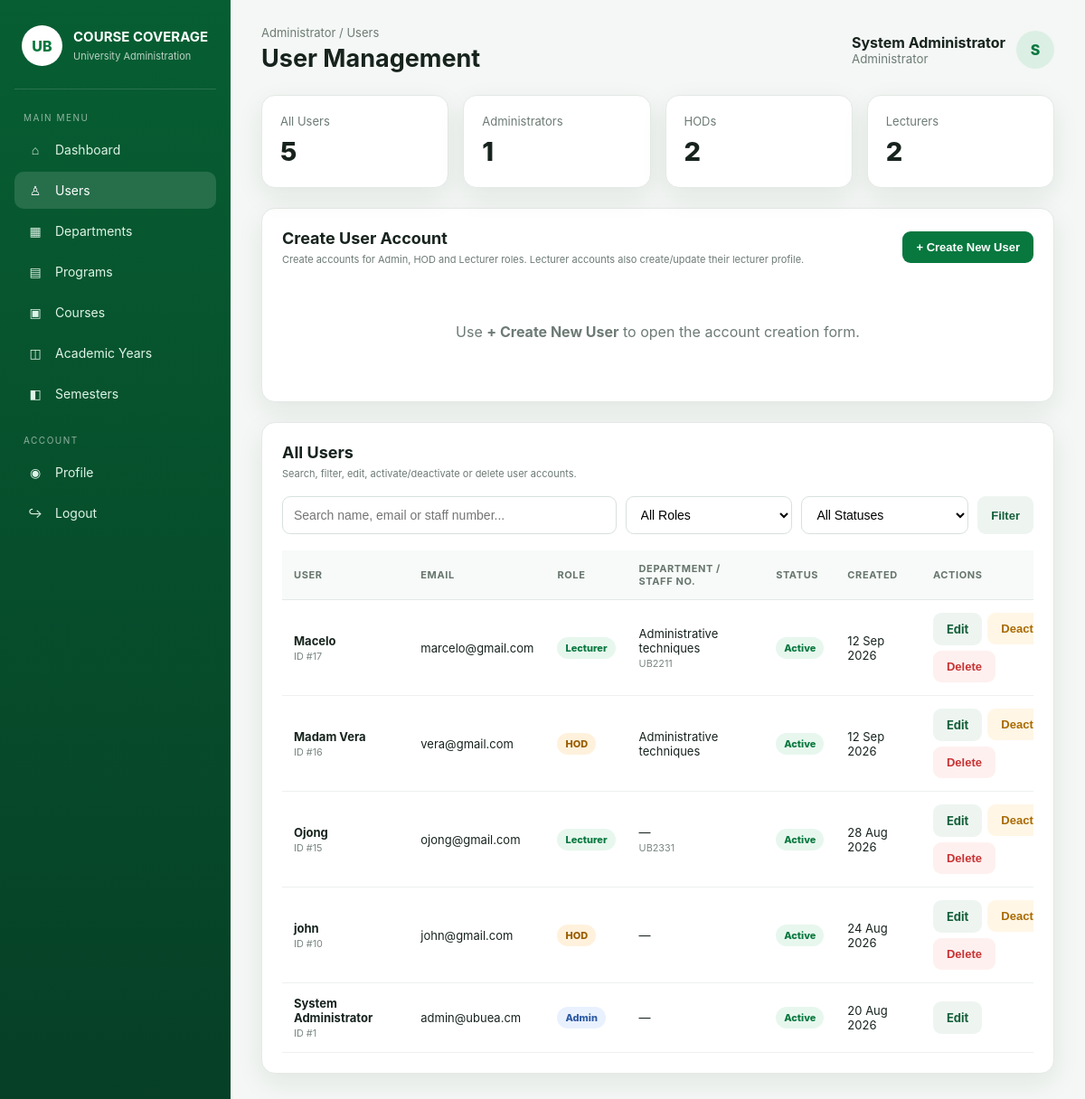
/course/hod/users.php (signed in), run on an earlier commit of the app's database.
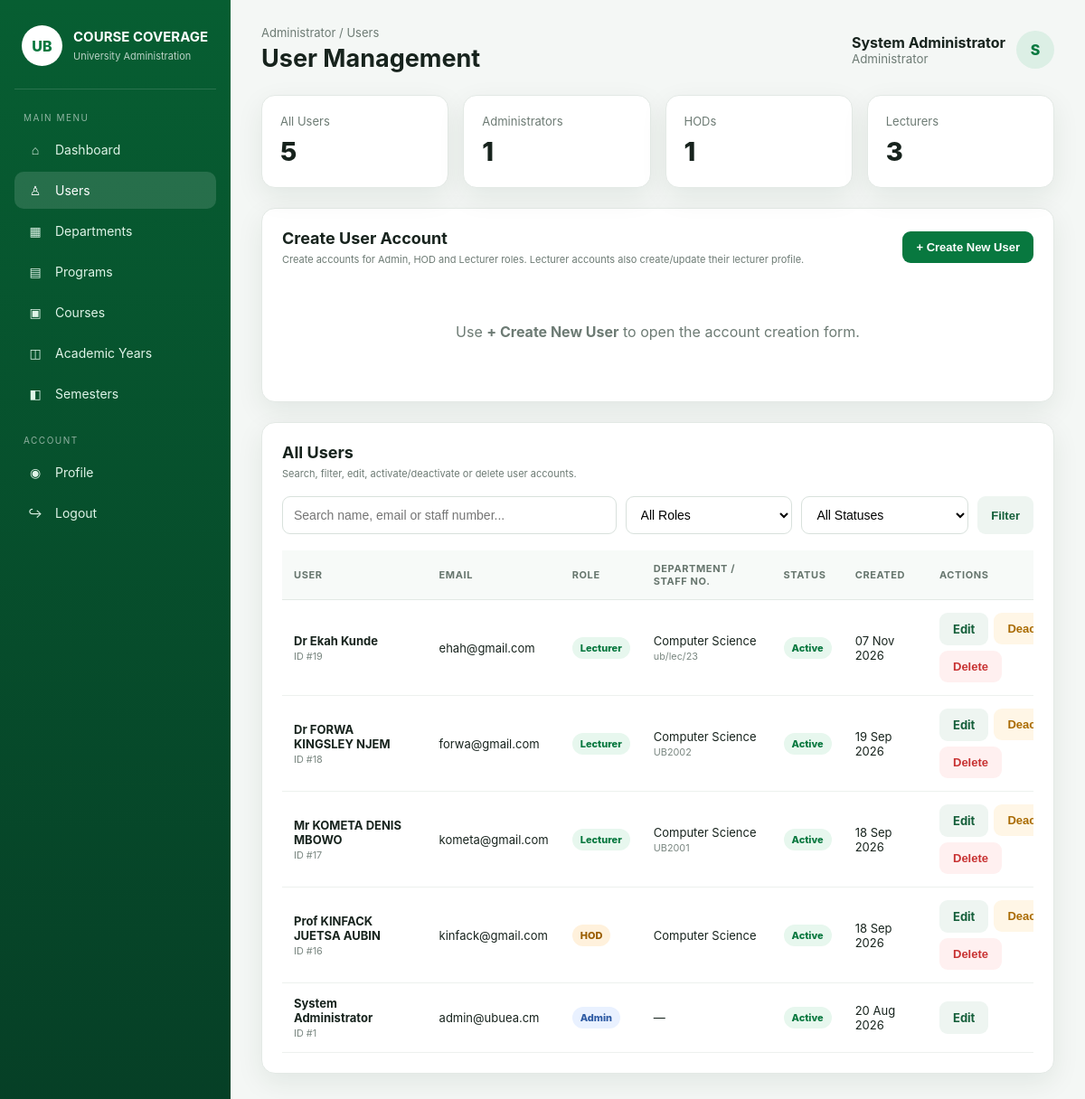
And on a later commit of the database.
### tables this page shows
CREATE TABLE `users` (
  `user_id` int(200) NOT NULL,
  `full_name` varchar(100) NOT NULL,
  `email` varchar(100) NOT NULL,
  `password` varchar(255) NOT NULL,
  `role_id` int(11) NOT NULL,
  `department_id` int(11) DEFAULT NULL,
  `status` varchar(20) NOT NULL,
  `created_at` datetime NOT NULL
);

CREATE TABLE `roles` (
  `role_id` int(11) NOT NULL,
  `role_name` varchar(20) NOT NULL
);

CREATE TABLE `departments` (
  `department_id` int(11) NOT NULL,
  `department_name` varchar(200) NOT NULL,
  `description` text NOT NULL
);

CREATE TABLE `lecturers` (
  `lecturer_id` int(11) NOT NULL,
  `staff_no` varchar(30) NOT NULL,
  `full_name` varchar(100) NOT NULL,
  `email` varchar(100) NOT NULL,
  `department_id` int(11) NOT NULL,
  `phone` varchar(20) NOT NULL,
  `status` varchar(20) NOT NULL
);

### course/hod/users.php (the view, shortened to what the changed rows need)
<?php
require_once __DIR__ . '/../config/database.php';
function e($value): string {
    return htmlspecialchars((string)$value, ENT_QUOTES, 'UTF-8');
}
$editUser = null;
$sql = "SELECT u.user_id, u.full_name, u.email, u.status, u.created_at, r.role_name,
               l.staff_no, d.department_name
        FROM users u
        LEFT JOIN roles r ON r.role_id=u.role_id
        LEFT JOIN lecturers l ON LOWER(l.email)=LOWER(u.email)
        LEFT JOIN departments d ON d.department_id=COALESCE(u.department_id, l.department_id)
        WHERE 1=1";
$params = [];
$sql .= " ORDER BY u.user_id DESC";
$stmt = $pdo->prepare($sql);
$stmt->execute($params);
$users = $stmt->fetchAll(PDO::FETCH_ASSOC);
$totalHods = (int)$pdo->query("SELECT COUNT(*) FROM users u JOIN roles r ON r.role_id=u.role_id WHERE LOWER(r.role_name)='hod'")->fetchColumn();
$totalLecturers = (int)$pdo->query("SELECT COUNT(*) FROM users u JOIN roles r ON r.role_id=u.role_id WHERE LOWER(r.role_name)='lecturer'")->fetchColumn();
?>
<!DOCTYPE html>
<html lang="en">
<head>
</head>
<body>
<div class="layout">
<main class="main">
    <div class="topbar">
        <div><div class="crumb">Administrator / Users</div><h1 class="title">User Management</h1></div>
    </div>
    <div class="cards">
        <div class="card"><div class="label">HODs</div><div class="metric"><?php echo $totalHods; ?></div></div>
        <div class="card"><div class="label">Lecturers</div><div class="metric"><?php echo $totalLecturers; ?></div></div>
    </div>
    <section class="section">
        <div class="section-head">
            <div><h2><?php echo $editUser ? 'Edit User Account' : 'Create User Account'; ?></h2><div class="help">Create accounts for Admin, HOD and Lecturer roles. Lecturer accounts also create/update their lecturer profile.</div></div>
        </div>
    </section>
    <section class="section">
        <div class="section-head"><div><h2>All Users</h2><div class="help">Search, filter, edit, activate/deactivate or delete user accounts.</div></div></div>
        <div class="table-wrap">
        <table class="table">
            <thead><tr><th>User</th><th>Email</th><th>Role</th><th>Department / Staff No.</th><th>Status</th><th>Created</th><th>Actions</th></tr></thead>
            <tbody>
            <?php foreach($users as $u): $role=strtolower($u['role_name']??''); ?>
                <tr>
                    <td><b><?php echo e($u['full_name']); ?></b><br><small style="color:#7a8781">ID #<?php echo (int)$u['user_id']; ?></small></td>
                    <td><?php echo e($u['email']); ?></td>
                    <td><span class="badge role-<?php echo in_array($role,['admin','hod','lecturer'],true)?$role:'lecturer'; ?>"><?php echo e($u['role_name'] ?: 'Unknown'); ?></span></td>
                    <td><?php echo e($u['department_name'] ?: '—'); ?><?php if ($u['staff_no']): ?><br><small style="color:#7a8781"><?php echo e($u['staff_no']); ?></small><?php endif; ?></td>
                    <td><span class="badge status-<?php echo strtolower($u['status'])==='active'?'active':'inactive'; ?>"><?php echo e(ucfirst($u['status'])); ?></span></td>
                    <td><?php echo e(date('d M Y', strtotime($u['created_at']))); ?></td>
                    <td><div class="actions">
                        <a class="btn btn-light" href="user.php?edit=<?php echo (int)$u['user_id']; ?>">Edit</a>
                        <?php if ((int)$u['user_id'] !== (int)($_SESSION['user_id'] ?? 0)): ?>
                        <form method="post" style="display:inline" onsubmit="return confirm('Change this account status?');"><button class="btn btn-warning" type="submit"><?php echo strtolower($u['status'])==='active'?'Deactivate':'Activate'; ?></button></form>
                        <form method="post" style="display:inline" onsubmit="return confirm('Delete this user account? This cannot be undone.');"><button class="btn btn-danger" type="submit">Delete</button></form>
                        <?php endif; ?>
                    </div></td>
                </tr>
            <?php endforeach; ?>
            </tbody>
        </table>
        </div>
    </section>
</main>
</div>
</body>
</html>

What changed in the data, as far as the page shows it:
removed users: full_name "Ojong", user_id "15", email "ojong@gmail.com", role.role_name "Lecturer", department_name "—", lecturers.staff_no "UB2331", status "Active", created_at "28 Aug 2026", shows "Deactivate"
removed users: full_name "john", user_id "10", email "john@gmail.com", role.role_name "HOD", department_name "—", status "Active", created_at "24 Aug 2026", shows "Deactivate"
added users: full_name "Dr Ekah Kunde", user_id "19", email "ehah@gmail.com", role.role_name "Lecturer", departments.department_name "Computer Science", lecturers.staff_no "ub/lec/23", status "Active", created_at "07 Nov 2026", shows "Deactivate"
added users: full_name "Dr FORWA KINGSLEY NJEM", user_id "18", email "forwa@gmail.com", role.role_name "Lecturer", departments.department_name "Computer Science", lecturers.staff_no "UB2002", status "Active", created_at "19 Sep 2026", shows "Deactivate"
changed users id 17: full_name "Macelo" → "Mr KOMETA DENIS MBOWO"; email "marcelo@gmail.com" → "kometa@gmail.com"; departments.department_name "Administrative techniques" → "Computer Science"; lecturers.staff_no "UB2211" → "UB2001"; created_at "12 Sep 2026" → "18 Sep 2026"
changed users "HOD": full_name "Madam Vera" → "Prof KINFACK JUETSA AUBIN"; email "vera@gmail.com" → "kinfack@gmail.com"; department.department_name "Administrative techniques" → "Computer Science"; created_at "12 Sep 2026" → "18 Sep 2026"
Also different on the page:
$totalHods: "2" → "1"
$totalLecturers: "2" → "3"
